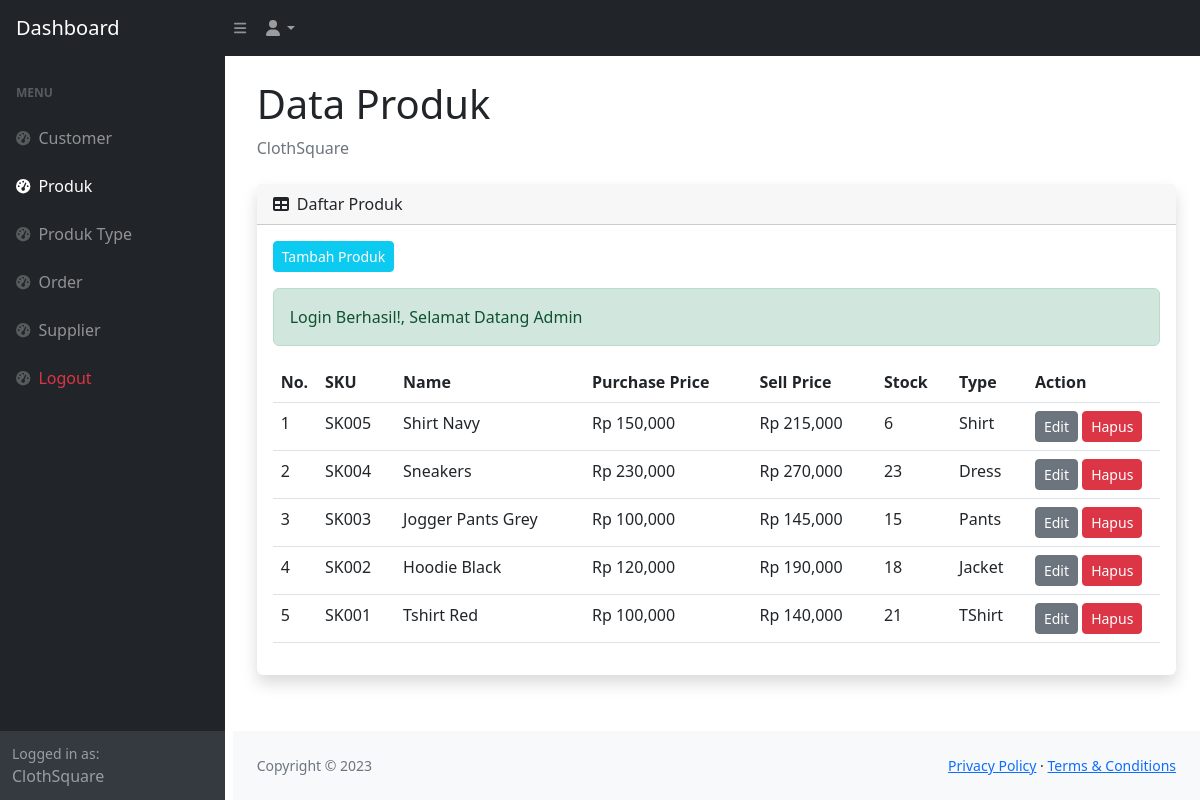
/admin/produk.php (signed in), run on the app's committed database.
### tables this page shows
CREATE TABLE `product` (
  `id` int(11) NOT NULL,
  `sku` varchar(45) DEFAULT NULL,
  `name` varchar(45) DEFAULT NULL,
  `purchase_price` int(11) DEFAULT NULL,
  `sell_price` int(11) DEFAULT NULL,
  `stock` int(11) DEFAULT 0,
  `min_stock` int(11) DEFAULT 0,
  `product_type_id` int(11) NOT NULL,
  `restock_id` int(11) NOT NULL
);

CREATE TABLE `product_type` (
  `id` int(11) NOT NULL,
  `name` varchar(45) DEFAULT NULL
);

### function/helper.php (called while the page is built, shortened)
<?php
function hasSuccess(): bool
{
  return isset($_SESSION['success']);
}
function success(): ?string
{
  if (hasSuccess()) {
    $data = $_SESSION['success'];
    return $data;
  } else {
    return null;
  }
}

### function/query.php (called while the page is built, shortened)
<?php
function query_select($table, $role = [])
{
  global $conn;
  $sql = "SELECT * FROM $table";
  if (isset($role['orderby'])) {
    $sql .= " ORDER BY " . $role['orderby'];
  }
  $result = mysqli_query($conn, $sql);
  $rows = [];
  while ($row = mysqli_fetch_assoc($result)) {
    $rows[] = $row;
  }
  return $rows;
}

### admin/produk.php (the view, shortened to what this page needs)
<?php
$suppliers = query_select('product', [
    'orderby' => 'id DESC',
]);
$produkType = query_select('product_type');
$types = [];
foreach ($produkType as $key => $value) {
    $types[$value['id']] = $value;
}
?>
<?php require "partials/header.php" ?>
       <?php require "partials/navbar.php" ?>
        <div id="layoutSidenav">
            <?php require "partials/sidebar.php" ?>
            <div id="layoutSidenav_content">
                <main>
                    <div class="container-fluid px-4">
                        <h1 class="mt-4">Data Produk</h1>
                        <ol class="breadcrumb mb-4">
                            <li class="breadcrumb-item active">ClothSquare</li>
                        </ol>
                        <div class="card mb-4 border-0 shadow">
                            <div class="card-header">
                                <i class="fas fa-table me-1"></i>
                                Daftar Produk
                            </div>
                            <div class="card-body">
                                <a href="produk-create.php" class="btn btn-info btn-sm mb-3 text-white">Tambah Produk</a>
                                <?php if (hasSuccess() || hasError() ): ?>
                                  <div class="alert alert-<?= hasSuccess() ? "success" : "danger" ?>"><?= hasSuccess() ? success() : error() ?></div>
                                <?php endif ?>
                                <table class="table" id="datatablesSimple">
                                    <thead>
                                        <tr>
                                            <th width="5%">No.</th>
                                            <th>SKU</th>
                                            <th>Name</th>
                                            <th>Purchase Price</th>
                                            <th>Sell Price</th>
                                            <th>Stock</th>
                                            <th>Type</th>
                                            <th width="15%">Action</th>
                                        </tr>
                                    </thead>
                                    <tbody>
                                        <?php
                                        $no  = 1;
                                        foreach ($suppliers as $item): ?>
                                            <tr>
                                                <td><?= $no++ ?></td>
                                                <td><?php echo $item['sku'] ?></td>
                                                <td><?php echo $item['name'] ?></td>
                                                <td>Rp <?php echo number_format( $item['purchase_price'] ) ?></td>
                                                <td>Rp <?php echo number_format( $item['sell_price'] ) ?></td>
                                                <td><?php echo $item['stock'] ?></td>
                                                <td><?php echo $types[ $item['product_type_id'] ]['name']?></td>
                                                <td>
                                                    <a href="produk-edit.php?id=<?= $item['id'] ?>" class="btn btn-sm btn-secondary">Edit</a>
                                                    <a href="hapus.php?id=<?= $item['id'] ?>&data=produk" class="btn btn-sm btn-danger" onclick="return confirm('Apakah Anda Yakin Menghapus Produk <?= $item['name'] ?>')">Hapus</a>
                                                </td>
                                            </tr>
                                        <?php endforeach ?>
                                    </tbody>
                                </table>
                            </div>
                        </div>
                    </div>
                </main>
                <footer class="py-4 bg-light mt-auto">
                    <div class="container-fluid px-4">
                        <div class="d-flex align-items-center justify-content-between small">
                            <div class="text-muted">Copyright &copy; 2023</div>
                            <div>
                                <a href="#">Privacy Policy</a>
                                &middot;
                                <a href="#">Terms &amp; Conditions</a>
                            </div>
                        </div>
                    </div>
                </footer>
            </div>
        </div>
<?php require "partials/footer.php" ?>

### data on the page
product: sku "SK005", name "Shirt Navy", purchase_price "150,000", sell_price "215,000", stock "6", product_type.name "Shirt"
product: sku "SK004", name "Sneakers", purchase_price "230,000", sell_price "270,000", stock "23", product_type.name "Dress"
product: sku "SK003", name "Jogger Pants Grey", purchase_price "100,000", sell_price "145,000", stock "15", product_type.name "Pants"
product: sku "SK002", name "Hoodie Black", purchase_price "120,000", sell_price "190,000", stock "18", product_type.name "Jacket"
product: sku "SK001", name "Tshirt Red", purchase_price "100,000", sell_price "140,000", stock "21", product_type.name "TShirt"

### other printed values
success() "Login Berhasil!, Selamat Datang Admin"
